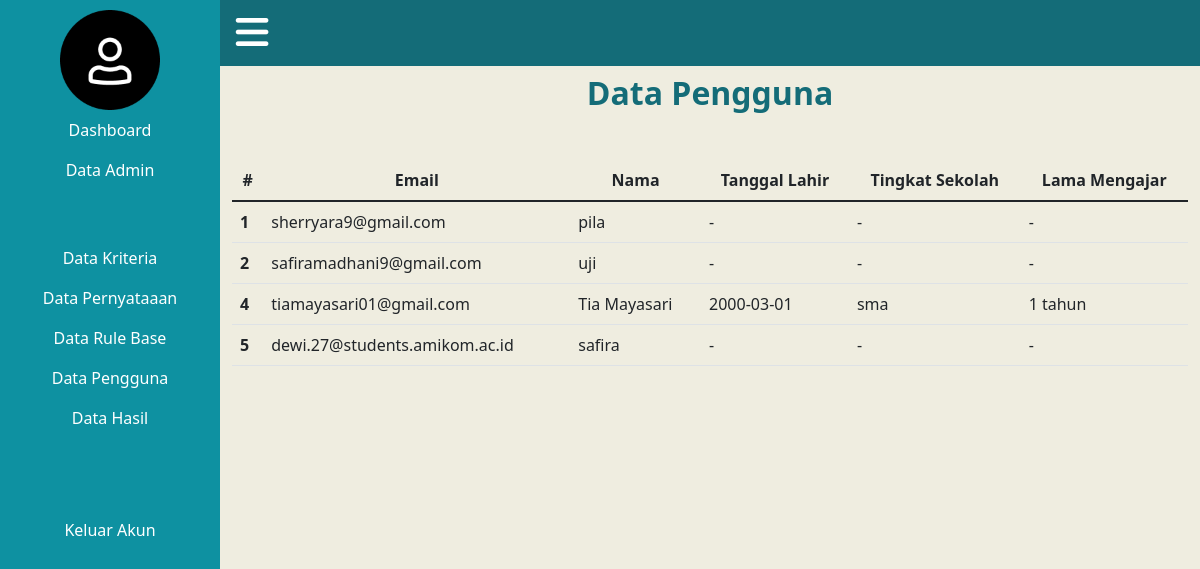
The app's page /dataUser.php (signed in), older data.
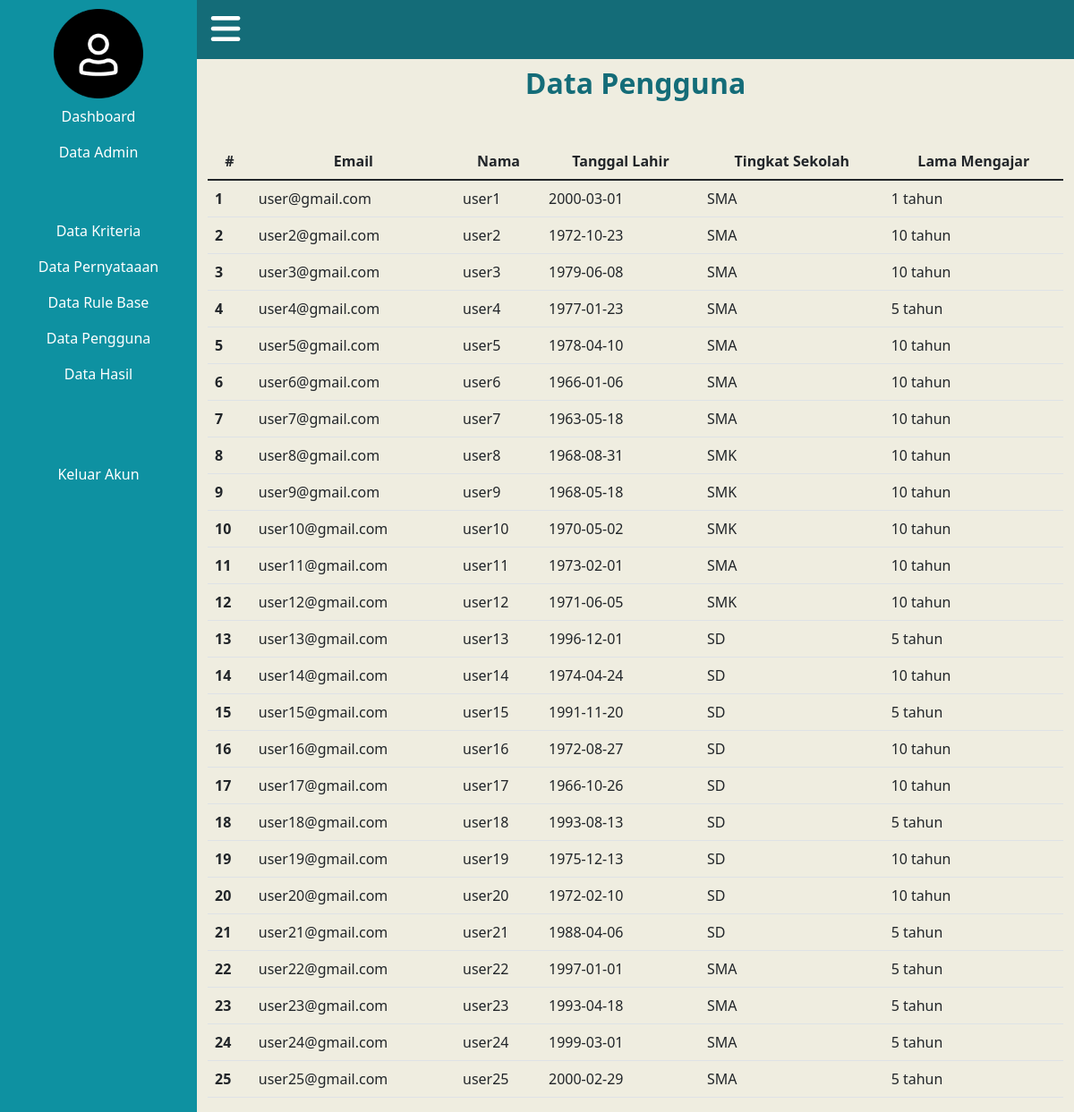
The same page, newer data.
### tables this page shows
CREATE TABLE `pengguna` (
  `id_pengguna` int(11) NOT NULL,
  `email` varchar(100) NOT NULL,
  `pass` varchar(8) NOT NULL,
  `nama` varchar(30) NOT NULL,
  `tgl_lahir` date DEFAULT NULL,
  `tingkat_sekolah` char(3) DEFAULT NULL,
  `lama_mengajar` varchar(10) DEFAULT NULL
);

### inc/header.php (called while the page is built, shortened)
<?php
    include_once 'classes/Admin.php';
    include_once 'classes/User.php';
    $users = new User($db);
?>

### classes/User.php (called while the page is built, shortened)
<?php
class User{
    private $db_conn;
    public function __construct($db){
        $this->db_conn = $db;
    }
    public function showAll(){
        $query = "SELECT id_pengguna, email, nama, tgl_lahir, tingkat_sekolah, lama_mengajar from pengguna";
        $stmt = $this->db_conn->prepare($query);
        $stmt->execute();
        return $stmt;
    }
}

### dataUser.php (the view, shortened to what this page needs)
<!DOCTYPE html>
<?php
  include 'inc/header.php';
?>
<html lang="en">
<head>
    <link href="https://www.cssscript.com/demo/sticky.css" rel="stylesheet" type="text/css">
    <link href="https://cdn.jsdelivr.net/npm/bootstrap@5.1.3/dist/css/bootstrap.min.css" rel="stylesheet">
    <link rel="stylesheet" href="css\style.css" />
</head>
<body>
    <?php
        include 'sidebarAdmin.php';
        $data = $users->showAll();
        $num = $data->rowCount();
    ?>
    <div class="my-container active-cont">
        <nav class="navbar top-navbar navbar-light bg">
            <div class="container-fluid">
                <a class="btn border-0" id="menu-btn"><i class="fa-solid fa-bars"></i></a>
            </div>
        </nav>
        <div class="container mt-2 mb-5">
            <div class="text-center">
                <h2 class="header">Data Pengguna</h2>
            </div>
        </div>
        <div class="container">
            <?php
                if($num>=0){
            ?>
            <table class="table">
                <thead>
                    <tr class="text-center">
                        <th scope="col">#</th>
                        <th scope="col">Email</th>
                        <th scope="col">Nama</th>
                        <th scope="col">Tanggal Lahir</th>
                        <th scope="col">Tingkat Sekolah</th>
                        <th scope="col">Lama Mengajar</th>
                    </tr>
                </thead>
                <tbody>
                    <?php
                        while($row=$data->fetch(PDO::FETCH_ASSOC)){
                            extract($row);
                    ?>
                    <tr>
                        <th scope="row"><?php echo $row['id_pengguna']; ?></th>
                        <td><?php echo $row['email']; ?></td>
                        <td><?php echo $row['nama']; ?></td>
                        <td><?php
                            if($row['tgl_lahir'] == null){
                                echo "-";
                            }else{
                                echo $row['tgl_lahir'];
                            }
                        ?></td>
                        <td><?php
                            if($row['tingkat_sekolah'] == null){
                                echo "-";
                            }else{
                            echo $row['tingkat_sekolah'];
                            }
                        ?></td>
                        <td><?php
                            if($row['tingkat_sekolah'] == null){
                                echo "-";
                            }else{
                                echo $row['lama_mengajar'];
                            }
                        ?></td>
                    </tr>
                    <?php
                        }
                    ?>
                </tbody>
            </table>
            <?php
                }else{
                 echo "<h1>Data Tidak Ada</h1>";
                }
            ?>
        </div>
    </div>
</body>
</html>

Row changes from the older to the newer data that the page shows:
changed pengguna id 1: email "sherryara9@gmail.com" → "user@gmail.com"; nama "pila" → "user1"; tgl_lahir (not shown) → "2000-03-01"; tingkat_sekolah (not shown) → "SMA"; lama_mengajar (not shown) → "1 tahun"; no longer shows "-"; no longer shows "- -"
changed pengguna id 2: email "safiramadhani9@gmail.com" → "user2@gmail.com"; nama "uji" → "user2"; tgl_lahir (not shown) → "1972-10-23"; tingkat_sekolah (not shown) → "SMA"; lama_mengajar (not shown) → "10 tahun"; no longer shows "-"; no longer shows "- -"
added pengguna: id_pengguna "3", email "user3@gmail.com", nama "user3", tgl_lahir "1979-06-08", tingkat_sekolah "SMA", lama_mengajar "10 tahun"
changed pengguna id 4: email "tiamayasari01@gmail.com" → "user4@gmail.com"; nama "Tia Mayasari" → "user4"; tgl_lahir "2000-03-01" → "1977-01-23"; tingkat_sekolah "sma" → "SMA"; lama_mengajar "1 tahun" → "5 tahun"
changed pengguna id 5: email "dewi.27@students.amikom.ac.id" → "user5@gmail.com"; nama "safira" → "user5"; tgl_lahir (not shown) → "1978-04-10"; tingkat_sekolah (not shown) → "SMA"; lama_mengajar (not shown) → "10 tahun"; no longer shows "-"; no longer shows "- -"
added pengguna: id_pengguna "6", email "user6@gmail.com", nama "user6", tgl_lahir "1966-01-06", tingkat_sekolah "SMA", lama_mengajar "10 tahun"
added pengguna: id_pengguna "7", email "user7@gmail.com", nama "user7", tgl_lahir "1963-05-18", tingkat_sekolah "SMA", lama_mengajar "10 tahun"
added pengguna: id_pengguna "8", email "user8@gmail.com", nama "user8", tgl_lahir "1968-08-31", tingkat_sekolah "SMK", lama_mengajar "10 tahun"
added pengguna: id_pengguna "9", email "user9@gmail.com", nama "user9", tgl_lahir "1968-05-18", tingkat_sekolah "SMK", lama_mengajar "10 tahun"
added pengguna: id_pengguna "10", email "user10@gmail.com", nama "user10", tgl_lahir "1970-05-02", tingkat_sekolah "SMK", lama_mengajar "10 tahun"
added pengguna: id_pengguna "11", email "user11@gmail.com", nama "user11", tgl_lahir "1973-02-01", tingkat_sekolah "SMA", lama_mengajar "10 tahun"
added pengguna: id_pengguna "12", email "user12@gmail.com", nama "user12", tgl_lahir "1971-06-05", tingkat_sekolah "SMK", lama_mengajar "10 tahun"
added pengguna: id_pengguna "13", email "user13@gmail.com", nama "user13", tgl_lahir "1996-12-01", tingkat_sekolah "SD", lama_mengajar "5 tahun"
added pengguna: id_pengguna "14", email "user14@gmail.com", nama "user14", tgl_lahir "1974-04-24", tingkat_sekolah "SD", lama_mengajar "10 tahun"
added pengguna: id_pengguna "15", email "user15@gmail.com", nama "user15", tgl_lahir "1991-11-20", tingkat_sekolah "SD", lama_mengajar "5 tahun"
added pengguna: id_pengguna "16", email "user16@gmail.com", nama "user16", tgl_lahir "1972-08-27", tingkat_sekolah "SD", lama_mengajar "10 tahun"
added pengguna: id_pengguna "17", email "user17@gmail.com", nama "user17", tgl_lahir "1966-10-26", tingkat_sekolah "SD", lama_mengajar "10 tahun"
added pengguna: id_pengguna "18", email "user18@gmail.com", nama "user18", tgl_lahir "1993-08-13", tingkat_sekolah "SD", lama_mengajar "5 tahun"
added pengguna: id_pengguna "19", email "user19@gmail.com", nama "user19", tgl_lahir "1975-12-13", tingkat_sekolah "SD", lama_mengajar "10 tahun"
added pengguna: id_pengguna "20", email "user20@gmail.com", nama "user20", tgl_lahir "1972-02-10", tingkat_sekolah "SD", lama_mengajar "10 tahun"
added pengguna: id_pengguna "21", email "user21@gmail.com", nama "user21", tgl_lahir "1988-04-06", tingkat_sekolah "SD", lama_mengajar "5 tahun"
added pengguna: id_pengguna "22", email "user22@gmail.com", nama "user22", tgl_lahir "1997-01-01", tingkat_sekolah "SMA", lama_mengajar "5 tahun"
added pengguna: id_pengguna "23", email "user23@gmail.com", nama "user23", tgl_lahir "1993-04-18", tingkat_sekolah "SMA", lama_mengajar "5 tahun"
added pengguna: id_pengguna "24", email "user24@gmail.com", nama "user24", tgl_lahir "1999-03-01", tingkat_sekolah "SMA", lama_mengajar "5 tahun"
added pengguna: id_pengguna "25", email "user25@gmail.com", nama "user25", tgl_lahir "2000-02-29", tingkat_sekolah "SMA", lama_mengajar "5 tahun"
